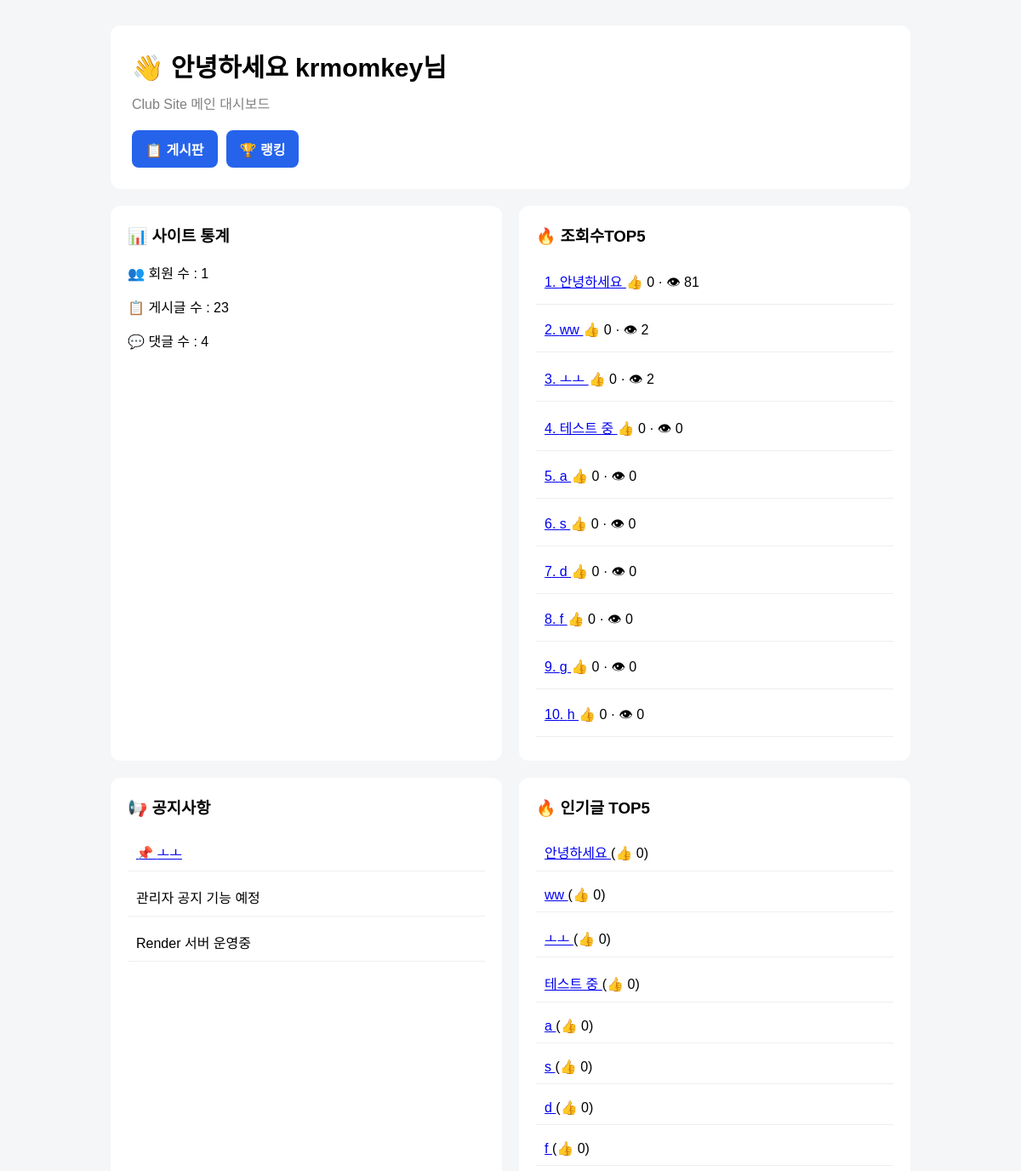
The app's page / (signed in, upper part), older data.
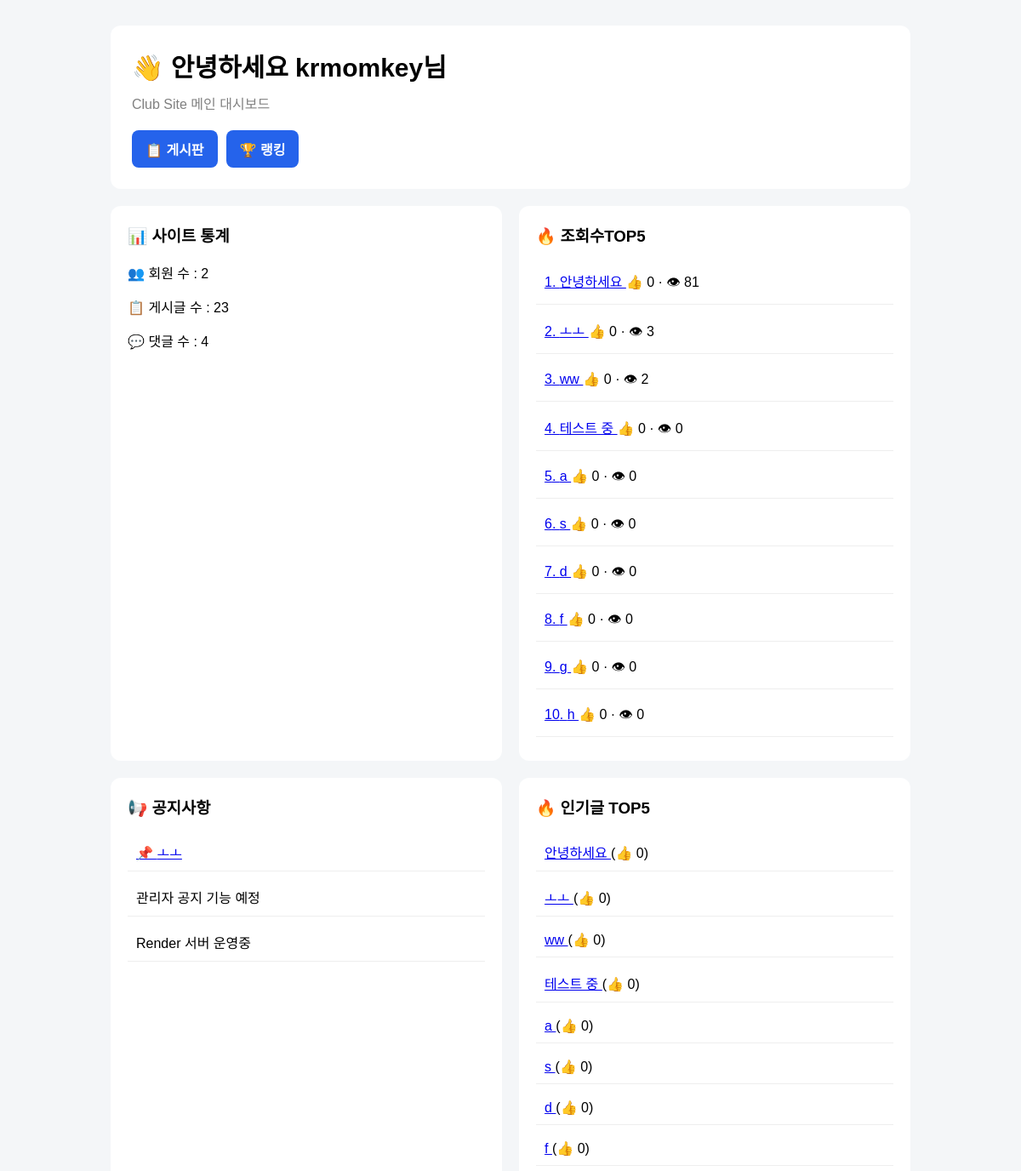
The same page, newer data.
### core/models.py (models this page shows, shortened)
class Post(models.Model):
    user = models.ForeignKey(User, on_delete=models.CASCADE)
    title = models.CharField(max_length=200)
    content = models.TextField()
    created_at = models.DateTimeField(auto_now_add=True)
    edited = models.BooleanField(default=False)
    edited_at = models.DateTimeField(null=True, blank=True)
    views = models.PositiveIntegerField(default=0)
    is_notice = models.BooleanField(default=False)
    is_hidden = models.BooleanField(default=False)
    score = models.IntegerField(default=0)

### core/views.py (the view)
# urls.py: path('', views.home),   # 🔥 홈 추가
@login_required
def home(request):
    total_users = User.objects.count()
    total_posts = Post.objects.count()
    total_comments = Comment.objects.count()
    hot_posts = Post.objects.order_by(
        '-score',
        '-views'
    )[:10]
    notices = Post.objects.filter(
    is_notice=True
    ).order_by('-created_at')[:5]
    return render(request, "home.html", {
        "total_users": total_users,
        "total_posts": total_posts,
        "total_comments": total_comments,
        "hot_posts": hot_posts,
        "notices": notices,
    })

### templates/home.html (shortened to what this page needs)
<!DOCTYPE html>
<html>
<head>
</head>
<body>
<div class="container">
    <div class="header">
        <div class="welcome">
            👋 안녕하세요 {{ user.username }}님
        </div>
        <div class="sub">
            Club Site 메인 대시보드
        </div>
        <div class="quick-buttons">
            <a href="/board/" class="btn">📋 게시판</a>
            <a href="/ranking/" class="btn">🏆 랭킹</a>
        </div>
    </div>
    <div class="top-grid">
        <div class="box">
            <h3>📊 사이트 통계</h3>
            <p>👥 회원 수 : {{ total_users }}</p>
            <p>📋 게시글 수 : {{ total_posts }}</p>
            <p>💬 댓글 수 : {{ total_comments }}</p>
        </div>
    <div class="box hot-box">
        <h3>🔥 조회수TOP5</h3>
        {% for post in hot_posts %}
            <div class="hot-post">
                <a href="/post/{{ post.id }}/">
                    {{ forloop.counter }}.
                    {{ post.title }}
                </a>
                <span>
                    👍 {{ post.score }}
                    · 👁 {{ post.views }}
                </span>
            </div>
        {% empty %}
            인기글이 없습니다.
        {% endfor %}
    </div>
    </div>
    <div class="top-grid">
        <div class="box">
            <h3>📢 공지사항</h3>
            {% for notice in notices %}
            <div class="notice">
                <a href="/post/{{ notice.id }}/">
                    📌 {{ notice.title }}
                </a>
            </div>
            {% empty %}
            <div class="notice">
                등록된 공지사항이 없습니다.
            </div>
            {% endfor %}
            <div class="notice">
                관리자 공지 기능 예정
            </div>
            <div class="notice">
                Render 서버 운영중
            </div>
        </div>
        <div class="box">
            <h3>🔥 인기글 TOP5</h3>
            {% for post in hot_posts %}
            <div class="hot-post">
                <a href="/post/{{ post.id }}/">
                    {{ post.title }}
                </a>
                (👍 {{ post.score }})
            </div>
            {% empty %}
            <div class="hot-post">
                게시글 없음
            </div>
            {% endfor %}
        </div>
    </div>
</div>
</body>
</html>

Row changes from the older to the newer data that the page shows:
changed Post "ㅗㅗ": views "2" → "3"; moves up the list
Text that changed along with them:
{{ total_users }}: "1" → "2"
